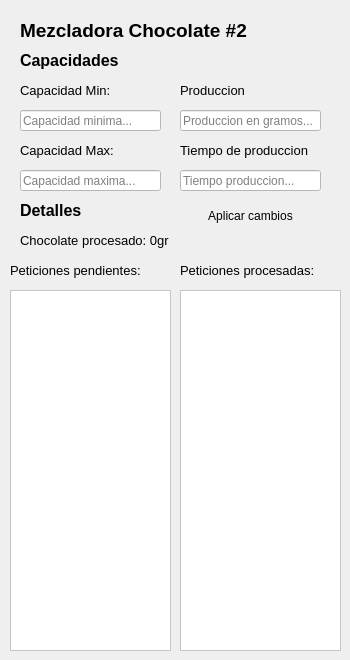
     <widget class="QWidget" name="chocolate_page2">
      <widget class="QLabel" name="label_25">
       <property name="geometry">
        <rect>
         <x>20</x>
         <y>20</y>
         <width>321</width>
         <height>21</height>
        </rect>
       </property>
       <property name="font">
        <font>
         <pointsize>14</pointsize>
         <weight>75</weight>
         <bold>true</bold>
        </font>
       </property>
       <property name="text">
        <string>Mezcladora Chocolate #2</string>
       </property>
      </widget>
      <widget class="QLabel" name="label_27">
       <property name="geometry">
        <rect>
         <x>20</x>
         <y>80</y>
         <width>121</width>
         <height>21</height>
        </rect>
       </property>
       <property name="font">
        <font>
         <pointsize>10</pointsize>
         <weight>50</weight>
         <bold>false</bold>
        </font>
       </property>
       <property name="text">
        <string>Capacidad Min:</string>
       </property>
      </widget>
      <widget class="QLineEdit" name="leCM2Min">
       <property name="geometry">
        <rect>
         <x>20</x>
         <y>110</y>
         <width>141</width>
         <height>21</height>
        </rect>
       </property>
       <property name="styleSheet">
        <string notr="true">background-color: rgb(255, 255, 255);
color: rgb(0, 0, 0);</string>
       </property>
       <property name="inputMask">
        <string/>
       </property>
       <property name="maxLength">
        <number>10</number>
       </property>
       <property name="placeholderText">
        <string>Capacidad minima...</string>
       </property>
      </widget>
      <widget class="QLabel" name="label_28">
       <property name="geometry">
        <rect>
         <x>20</x>
         <y>140</y>
         <width>121</width>
         <height>21</height>
        </rect>
       </property>
       <property name="font">
        <font>
         <pointsize>10</pointsize>
         <weight>50</weight>
         <bold>false</bold>
        </font>
       </property>
       <property name="text">
        <string>Capacidad Max:</string>
       </property>
      </widget>
      <widget class="QLineEdit" name="leCM2Max">
       <property name="geometry">
        <rect>
         <x>20</x>
         <y>170</y>
         <width>141</width>
         <height>21</height>
        </rect>
       </property>
       <property name="styleSheet">
        <string notr="true">background-color: rgb(255, 255, 255);
color: rgb(0, 0, 0);</string>
       </property>
       <property name="inputMask">
        <string/>
       </property>
       <property name="maxLength">
        <number>10</number>
       </property>
       <property name="placeholderText">
        <string>Capacidad maxima...</string>
       </property>
      </widget>
      <widget class="QLineEdit" name="leCM2Prod">
       <property name="geometry">
        <rect>
         <x>180</x>
         <y>110</y>
         <width>141</width>
         <height>21</height>
        </rect>
       </property>
       <property name="styleSheet">
        <string notr="true">background-color: rgb(255, 255, 255);
color: rgb(0, 0, 0);</string>
       </property>
       <property name="inputMask">
        <string/>
       </property>
       <property name="maxLength">
        <number>10</number>
       </property>
       <property name="placeholderText">
        <string>Produccion en gramos...</string>
       </property>
      </widget>
      <widget class="QLabel" name="label_29">
       <property name="geometry">
        <rect>
         <x>180</x>
         <y>80</y>
         <width>121</width>
         <height>21</height>
        </rect>
       </property>
       <property name="font">
        <font>
         <pointsize>10</pointsize>
         <weight>50</weight>
         <bold>false</bold>
        </font>
       </property>
       <property name="text">
        <string>Produccion</string>
       </property>
      </widget>
      <widget class="QLabel" name="label_30">
       <property name="geometry">
        <rect>
         <x>180</x>
         <y>140</y>
         <width>131</width>
         <height>21</height>
        </rect>
       </property>
       <property name="font">
        <font>
         <pointsize>10</pointsize>
         <weight>50</weight>
         <bold>false</bold>
        </font>
       </property>
       <property name="text">
        <string>Tiempo de produccion</string>
       </property>
      </widget>
      <widget class="QLineEdit" name="leCM2Delay">
       <property name="geometry">
        <rect>
         <x>180</x>
         <y>170</y>
         <width>141</width>
         <height>21</height>
        </rect>
       </property>
       <property name="styleSheet">
        <string notr="true">background-color: rgb(255, 255, 255);
color: rgb(0, 0, 0);</string>
       </property>
       <property name="inputMask">
        <string/>
       </property>
       <property name="maxLength">
        <number>10</number>
       </property>
       <property name="placeholderText">
        <string>Tiempo produccion...</string>
       </property>
      </widget>
      <widget class="QLabel" name="label_31">
       <property name="geometry">
        <rect>
         <x>20</x>
         <y>200</y>
         <width>111</width>
         <height>21</height>
        </rect>
       </property>
       <property name="font">
        <font>
         <pointsize>12</pointsize>
         <weight>75</weight>
         <bold>true</bold>
        </font>
       </property>
       <property name="text">
        <string>Detalles</string>
       </property>
      </widget>
      <widget class="QLabel" name="lbCM2Processed">
       <property name="geometry">
        <rect>
         <x>20</x>
         <y>230</y>
         <width>301</width>
         <height>21</height>
        </rect>
       </property>
       <property name="font">
        <font>
         <pointsize>10</pointsize>
         <weight>50</weight>
         <bold>false</bold>
        </font>
       </property>
       <property name="text">
        <string>Chocolate procesado: 0gr</string>
       </property>
      </widget>
      <widget class="QLabel" name="label_33">
       <property name="geometry">
        <rect>
         <x>10</x>
         <y>260</y>
         <width>131</width>
         <height>21</height>
        </rect>
       </property>
       <property name="font">
        <font>
         <pointsize>10</pointsize>
         <weight>50</weight>
         <bold>false</bold>
        </font>
       </property>
       <property name="text">
        <string>Peticiones pendientes:</string>
       </property>
      </widget>
      <widget class="QLabel" name="label_34">
       <property name="geometry">
        <rect>
         <x>180</x>
         <y>260</y>
         <width>141</width>
         <height>21</height>
        </rect>
       </property>
       <property name="font">
        <font>
         <pointsize>10</pointsize>
         <weight>50</weight>
         <bold>false</bold>
        </font>
       </property>
       <property name="text">
        <string>Peticiones procesadas:</string>
       </property>
      </widget>
      <widget class="QPushButton" name="btnCM2Apply">
       <property name="geometry">
        <rect>
         <x>180</x>
         <y>200</y>
         <width>141</width>
         <height>31</height>
        </rect>
       </property>
       <property name="cursor">
        <cursorShape>PointingHandCursor</cursorShape>
       </property>
       <property name="autoFillBackground">
        <bool>false</bool>
       </property>
       <property name="styleSheet">
        <string notr="true">background-color: rgb(40, 49, 73);
selection-color: rgb(40, 49, 73);</string>
       </property>
       <property name="text">
        <string>Aplicar cambios</string>
       </property>
       <property name="autoDefault">
        <bool>false</bool>
       </property>
       <property name="default">
        <bool>true</bool>
       </property>
       <property name="flat">
        <bool>true</bool>
       </property>
      </widget>
      <widget class="QPlainTextEdit" name="teCM2Pending">
       <property name="geometry">
        <rect>
         <x>10</x>
         <y>290</y>
         <width>161</width>
         <height>361</height>
        </rect>
       </property>
       <property name="cursor" stdset="0">
        <cursorShape>PointingHandCursor</cursorShape>
       </property>
       <property name="autoFillBackground">
        <bool>false</bool>
       </property>
       <property name="styleSheet">
        <string notr="true">background-color: rgb(255, 255, 255);
color: rgb(0, 0, 0);</string>
       </property>
       <property name="readOnly">
        <bool>true</bool>
       </property>
      </widget>
      <widget class="QPlainTextEdit" name="teCM2Processed">
       <property name="geometry">
        <rect>
         <x>180</x>
         <y>290</y>
         <width>161</width>
         <height>361</height>
        </rect>
       </property>
       <property name="cursor" stdset="0">
        <cursorShape>PointingHandCursor</cursorShape>
       </property>
       <property name="autoFillBackground">
        <bool>false</bool>
       </property>
       <property name="styleSheet">
        <string notr="true">background-color: rgb(255, 255, 255);
color: rgb(0, 0, 0);</string>
       </property>
       <property name="readOnly">
        <bool>true</bool>
       </property>
      </widget>
      <widget class="QLabel" name="label_61">
       <property name="geometry">
        <rect>
         <x>20</x>
         <y>50</y>
         <width>131</width>
         <height>21</height>
        </rect>
       </property>
       <property name="font">
        <font>
         <pointsize>12</pointsize>
         <weight>75</weight>
         <bold>true</bold>
        </font>
       </property>
       <property name="text">
        <string>Capacidades</string>
       </property>
      </widget>
     </widget>
